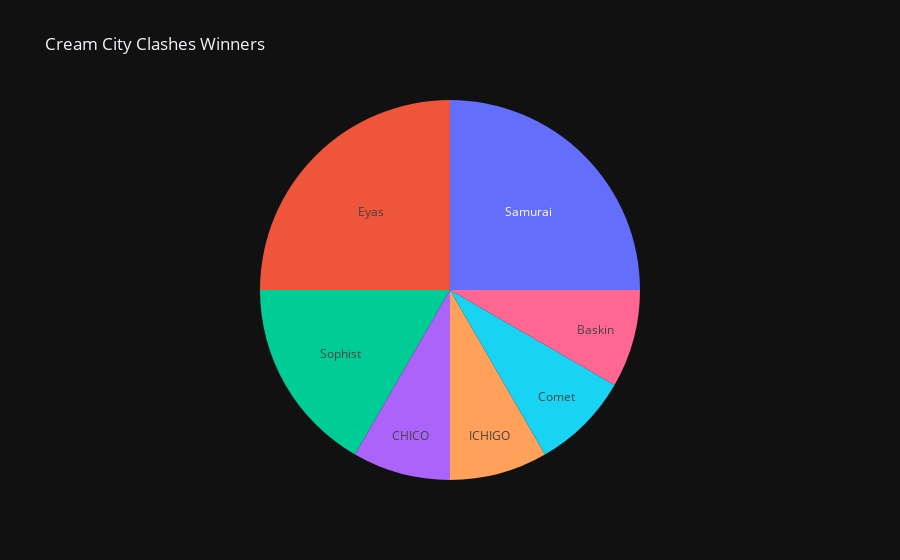

Notebook cell for this chart:
### Code cell
import plotly.graph_objects as go
import pandas as pd

# Manually enter data
players_data = {
    'Samurai': 3,
    'Eyas': 3,
    'Sophist': 2,
    'CHICO': 1,
    'ICHIGO': 1,
    'Comet': 1,
    'Baskin': 1,
    # Add more players as needed
}

# Convert the dictionary to a DataFrame
df_players = pd.DataFrame(list(players_data.items()), columns=['Player Name', 'Wins'])

# Create a pie chart using plotly.graph_objects
fig = go.Figure(data=[go.Pie(labels=df_players['Player Name'], values=df_players['Wins'], textinfo='label')])

fig.update_layout(
    title='Cream City Clashes Winners',
    template='plotly_dark',
    showlegend = False
)

# Show the plot
fig.show()

### Figure 1 — Plotly figure (JSON) as saved in the notebook; plotly's stock layout.template omitted (floating-point values rounded to 4 significant figures)
{"data": [{"labels": ["Samurai", "Eyas", "Sophist", "CHICO", "ICHIGO", "Comet", "Baskin"], "textinfo": "label", "type": "pie", "values": [3, 3, 2, 1, 1, 1, 1]}], "layout": {"showlegend": false, "title": {"text": "Cream City Clashes Winners"}}}
